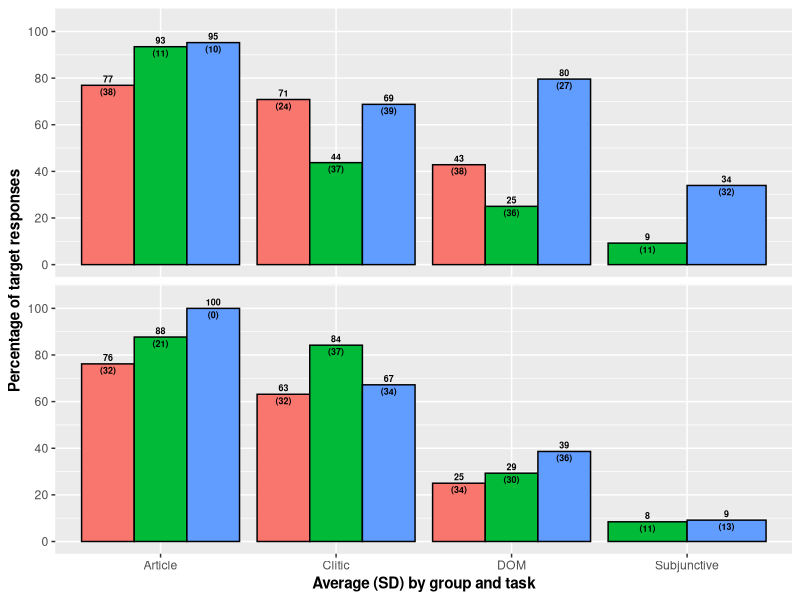
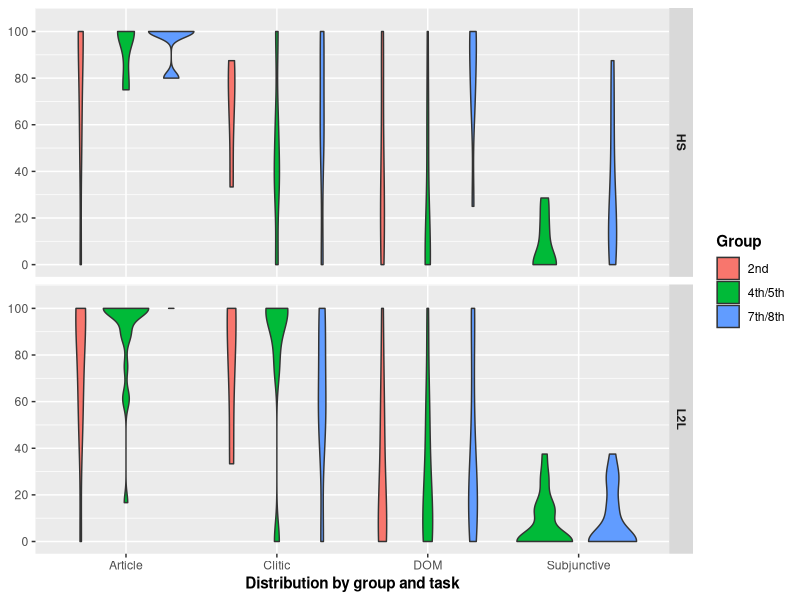
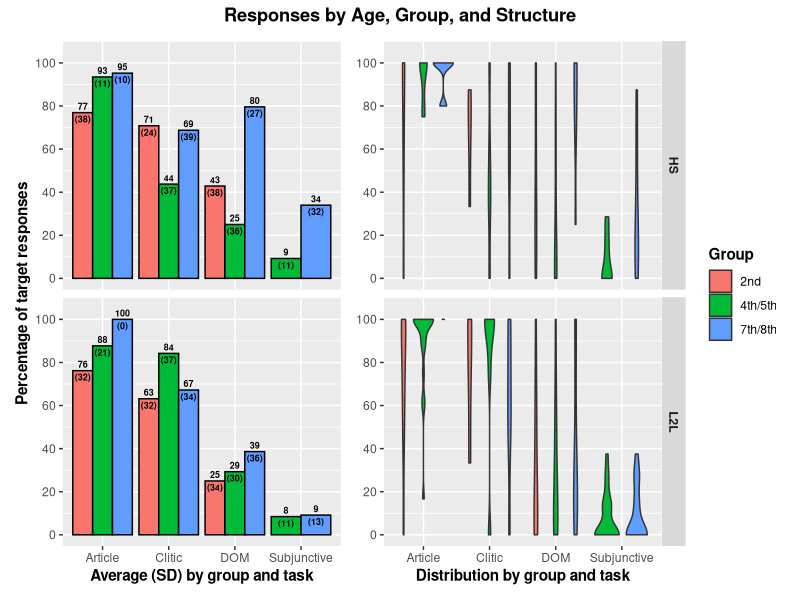
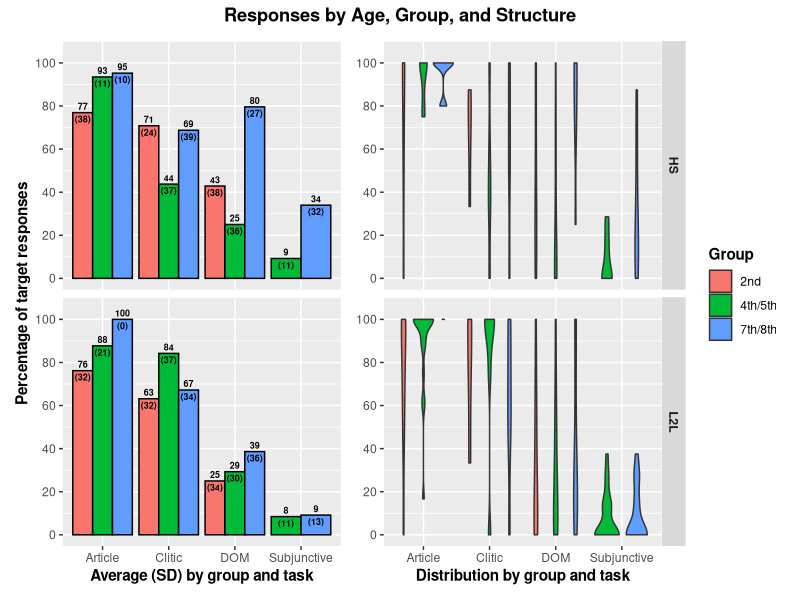

Source code (R) for these figures, in order:


library(tidyverse)
library(here)
library(patchwork)


# Load data
Master <- read_csv(here("CSV Files", "Tidy Data", "Tidy Data All Structures.csv")) %>% 
  filter(Task == "Production",
         Session == 1,
         !is.na(Accuracy_Combined))


# Create averages
## Bar graph
Bar <- Master %>% 
  group_by(Age_Group, Speaker_Group, Structure, Interface, Timing) %>%
  summarize(Total_Structure = sum(Accuracy_Combined, na.rm = TRUE),
            Total_Responses = sum(!is.na(Accuracy_Combined)),
            Ratio = Total_Structure/Total_Responses) %>% 
  mutate(Ratio = (Ratio*100))


## Boxplot
Boxplot <- Master %>% 
  group_by(Part_ID, Age_Group, Speaker_Group, Structure, Interface, Timing) %>%
  summarize(Total_Structure = sum(Accuracy_Combined, na.rm = TRUE),
            Total_Responses = sum(!is.na(Accuracy_Combined)),
            Ratio = Total_Structure/Total_Responses) %>% 
  mutate(Ratio = (Ratio*100))


## Join bar and box data
Bar_Summary <- Boxplot %>%
  group_by(Age_Group, Speaker_Group, Structure) %>%
  summarise(Average = mean(Ratio, na.rm = TRUE), 
            SD = sd(Ratio, na.rm = TRUE)) %>% 
  left_join(Bar, Bar_Summary, by = c("Age_Group", "Speaker_Group", "Structure"))


# Create bar graph
Bar_Graph <- Bar_Summary %>% 
  ggplot(aes(x = Structure, y = Ratio, fill = Age_Group)) + 
  geom_bar(position = "dodge", color = "black", stat = "identity") +
  facet_grid(rows = vars(Speaker_Group)) +
  scale_y_continuous(breaks = seq (0, 100, 20),
                     limits = c(0, 105)) +
  geom_text(aes(label = paste0(round(Ratio), "\n(", round(SD), ")")),
            position = position_dodge(width = .9),
            vjust = 0.5,
            size = 2.25,
            fontface = "bold") +
  labs(x = "Average (SD) by group and task",
       y = "Percentage of target responses",
       fill = "Group") +
  theme(axis.title = element_text(face = "bold"),
        plot.title = element_text(hjust = 0.5, face = "bold"),
        legend.position = "none",
        strip.text = element_blank(),
        strip.background = element_blank(),
        strip.text.x = element_text(face = "bold"))


Bar_Graph


# Create boxplot
Violin_Plot <- Boxplot %>% 
  ggplot(aes(x = Structure, y = Ratio, fill = Age_Group)) + 
  geom_violin() +
  facet_grid(rows = vars(Speaker_Group)) +
  scale_y_continuous(breaks = seq (0, 100, 20),
                     limits = c(0, 105)) +
  labs(x = "Distribution by group and task", fill = "Group") +
  theme(axis.title = element_text(face = "bold"),
        plot.title = element_text(hjust = 0.5, face = "bold"),
        legend.title = element_text(face = "bold"),
        strip.text = element_text(face = "bold"),
        strip.text.x = element_text(face = "bold"),
        axis.title.y = element_blank())

Violin_Plot


# Join graphs
# Merge plots
Combined <- (Bar_Graph + Violin_Plot) + 
  plot_annotation(title = "Responses by Age, Group, and Structure") & 
  theme(plot.title = element_text(face = "bold", hjust = 0.5))

Combined

ggsave(filename = here("Conferences", "HLS 2026", "HLS 2026 Abstract Summary.pdf"),
       plot = Combined,
       device = "pdf",
       width = 6.5,
       height = 4,
       units = "in")
